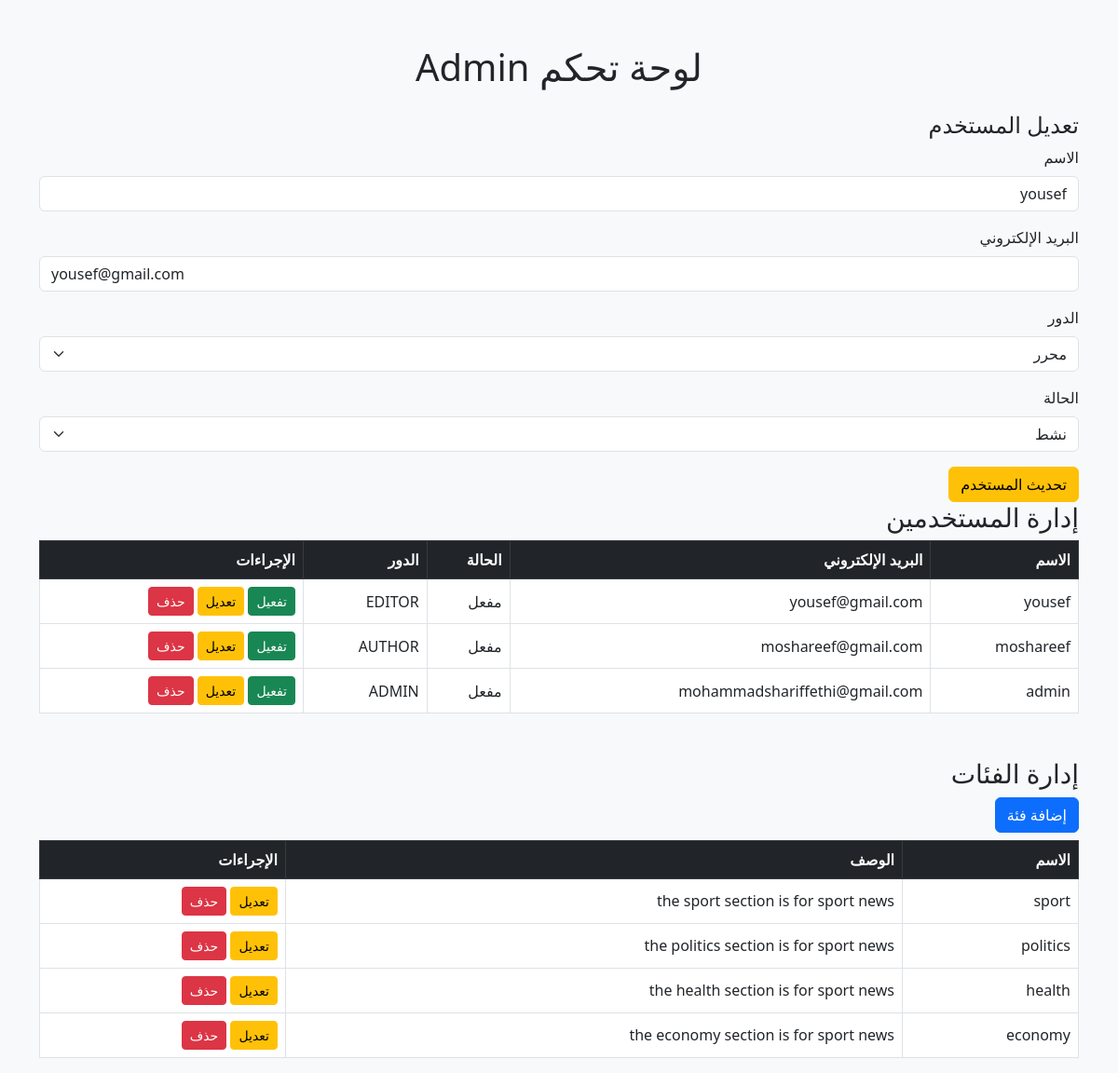
The app's page /dashboards/Dashboard.php?form=edit_user&edit=12 (signed in) with its own data.
### tables this page shows
CREATE TABLE `user` (
  `id` bigint(20) NOT NULL AUTO_INCREMENT,
  `name` varchar(50) NOT NULL,
  `email` varchar(50) DEFAULT NULL,
  `password` text NOT NULL,
  `role` enum('ADMIN','EDITOR','AUTHOR','VIEWER') DEFAULT NULL,
  `status` varchar(10) NOT NULL DEFAULT 'PENDING',
  `created_at` datetime DEFAULT NULL,
  PRIMARY KEY (`id`),
  UNIQUE KEY `unique_email` (`email`)
);

CREATE TABLE `category` (
  `id` bigint(20) NOT NULL AUTO_INCREMENT,
  `name` varchar(20) NOT NULL,
  `description` varchar(50) DEFAULT NULL,
  PRIMARY KEY (`id`)
);

### dashboards/DashboardController.php (called while the page is built, shortened)
<?php
class DashboardController
{
    private static $conn;
    public static function getDashboardData($role, $userId)
    {
        $data = [];
        if ($role === 'ADMIN') {
            $data['users'] = self::getAllUsers();
        } elseif ($role === 'AUTHOR') {
            $data['myNews'] = self::getNewsByAuthor($userId);
        } elseif ($role === 'EDITOR') {
            $data['pendingNews'] = self::getPendingNews();
            $data['allNews'] = self::getAllNews();
        }
        return $data;
    }
    public static function getUserById($id)
    {
        $stmt = self::$conn->prepare("SELECT id, name, email, status, role FROM user WHERE id = ?");
        $stmt->execute([$id]);
        return $stmt->fetch(PDO::FETCH_ASSOC);
    }
    private static function getAllUsers()
    {
        $stmt = self::$conn->query("SELECT id, name, email, status, role FROM user ORDER BY created_at DESC");
        return $stmt->fetchAll(PDO::FETCH_ASSOC);
    }
    private static function ensureConnection()
    {
        if (!self::$conn) {
            self::$conn = DatabaseConnection::getConnection();
        }
    }
}

### config/DatabaseConnection.php (called while the page is built, shortened)
<?php
class DatabaseConnection {
    private static ?PDO $pdo = null;
    public static function getConnection() {
        if (self::$pdo === null) {
            $dotenv = Dotenv::createImmutable(dirname(__DIR__, 3));
            $host = $_ENV['DB_HOST'];
            $db = $_ENV['DB_NAME'];
            $user = $_ENV['DB_USER'];
            $password = $_ENV['DB_PASSWORD'];
            $dsn = "mysql:host=$host;dbname=$db";
            try {
                self::$pdo = new PDO($dsn, $user, $password);
                self::$pdo->setAttribute(PDO::ATTR_ERRMODE, PDO::ERRMODE_EXCEPTION);
            } catch(PDOException $exception) {
                die("Connection failed: " . $exception->getMessage());
            }
        }
        return self::$pdo;
    }
}

### category/Category.php (called while the page is built, shortened)
<?php
class Category
{
    private static $conn;
    public static function getAll(){
        return self::$conn->query("SELECT * FROM category")->fetchAll(PDO::FETCH_BOTH);
    }
    private static function ensureConnection(): void
    {
        if (!self::$conn) {
            self::$conn = DatabaseConnection::getConnection();
        }
    }
}

### dashboards/dashboard.php (the view, shortened to what this page needs)
<?php
$role = $_SESSION['role'];
$userId = $_SESSION['user_id'];
$data = DashboardController::getDashboardData($role, $userId);
$formAction = $_GET['form'] ?? null;
$editId = $_GET['edit'] ?? null;
?>
<!DOCTYPE html>
<html lang="ar" dir="rtl">
<head>
    <link href="https://cdn.jsdelivr.net/npm/bootstrap@5.3.0/dist/css/bootstrap.rtl.min.css" rel="stylesheet">
</head>
<body class="bg-light">
    <div class="container mt-5">
        <h1 class="mb-4 text-center">لوحة تحكم <?= ucfirst(strtolower($role)) ?></h1>
        <?php if ($formAction === 'edit_user' && $editId): ?>
            <?php include __DIR__ . '/templates/UserForm.php'; ?>
        <?php endif; ?>
        <?php if ($role === 'ADMIN'): ?>
            <h3>إدارة المستخدمين</h3>
            <table class="table table-bordered table-hover align-middle">
                <thead class="table-dark">
                    <tr>
                        <th>الاسم</th>
                        <th>البريد الإلكتروني</th>
                        <th>الحالة</th>
                        <th>الدور</th>
                        <th>الإجراءات</th>
                    </tr>
                </thead>
                <tbody>
                    <?php foreach ($data['users'] as $user): ?>
                        <tr>
                            <td><?= htmlspecialchars($user['name'] ?? '') ?></td>
                            <td><?= htmlspecialchars($user['email'] ?? '') ?></td>
                            <td><?= htmlspecialchars($user['status'] ?? '') ?></td>
                            <td><?= htmlspecialchars($user['role'] ?? '') ?></td>
                            <td>
                                <form action="actions/handle.php" method="GET" class="d-inline">
                                    <button class="btn btn-success btn-sm">تفعيل</button>
                                </form>
                                <a href="?form=edit_user&edit=<?= htmlspecialchars($user['id'] ?? '') ?>"
                                    class="btn btn-warning btn-sm">تعديل</a>
                                <form action="actions/handle.php" method="GET" class="d-inline">
                                    <button class="btn btn-danger btn-sm">حذف</button>
                                </form>
                            </td>
                        </tr>
                    <?php endforeach; ?>
                </tbody>
            </table>
            <h3 class="mt-5">إدارة الفئات</h3>
            <a href="?form=add_category" class="btn btn-primary mb-2">إضافة فئة</a>
            <table class="table table-bordered table-hover align-middle">
                <thead class="table-dark">
                    <tr>
                        <th>الاسم</th>
                        <th>الوصف</th>
                        <th>الإجراءات</th>
                    </tr>
                </thead>
                <tbody>
                    <?php
                    $categories = Category::getAll();
                    foreach ($categories as $category): ?>
                        <tr>
                            <td><?= htmlspecialchars($category['name'] ?? '') ?></td>
                            <td><?= htmlspecialchars($category['description'] ?? '') ?></td>
                            <td>
                                <a href="?form=edit_category&edit=<?= htmlspecialchars($category['id'] ?? '') ?>"
                                    class="btn btn-warning btn-sm">تعديل</a>
                                <form action="actions/handle.php" method="GET" class="d-inline">
                                    <button class="btn btn-danger btn-sm">حذف</button>
                                </form>
                            </td>
                        </tr>
                    <?php endforeach; ?>
                </tbody>
            </table>
        <?php endif; ?>
    </div>
</body>
</html>

### dashboards/templates/UserForm.php (shortened to what this page needs)
<?php
$user = DashboardController::getUserById($_GET['edit']);
?>
<h4>تعديل المستخدم</h4>
<form action="actions/handle.php" method="POST">
    <div class="mb-3">
        <label class="form-label">الاسم</label>
        <input type="text" name="name" class="form-control" value="<?= htmlspecialchars($user['name'] ?? '') ?>"
            required>
    </div>
    <div class="mb-3">
        <label class="form-label">البريد الإلكتروني</label>
        <input type="email" name="email" class="form-control" value="<?= htmlspecialchars($user['email'] ?? '') ?>"
            required>
    </div>
    <div class="mb-3">
        <label class="form-label">الدور</label>
        <select name="role" class="form-select">
            <option value="EDITOR" <?= ($user['role'] ?? '') === 'EDITOR' ? 'selected' : '' ?>>محرر</option>
        </select>
    </div>
    <div class="mb-3">
        <label class="form-label">الحالة</label>
        <select name="status" class="form-select">
            <option value="ACTIVE" <?= ($user['status'] ?? '') === 'ACTIVE' ? 'selected' : '' ?>>نشط</option>
        </select>
    </div>
    <button type="submit" class="btn btn-warning">تحديث المستخدم</button>
</form>

### records on screen
user: name "yousef", email "yousef@gmail.com", role "محرر", status "مفعل", role "EDITOR"
user: name "moshareef", email "moshareef@gmail.com", status "مفعل", role "AUTHOR"
user: name "admin", email "mohammadshariffethi@gmail.com", status "مفعل", role "ADMIN"
category: name "sport", description "the sport section is for sport news"
category: name "politics", description "the politics section is for sport news"
category: name "health", description "the health section is for sport news"
category: name "economy", description "the economy section is for sport news"

### other values on screen
$role "Admin"
